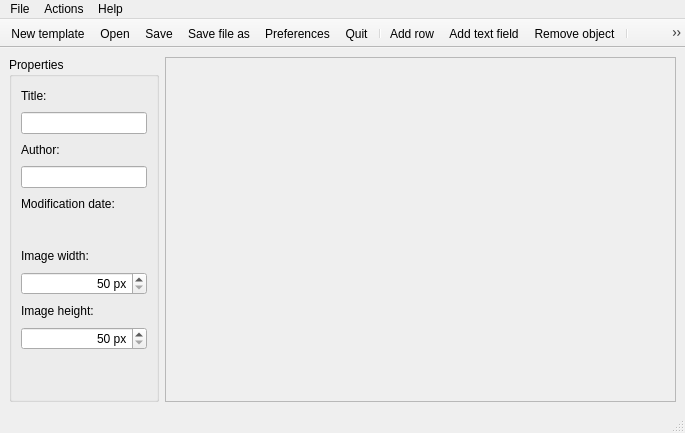
<?xml version="1.0" encoding="UTF-8"?>
<ui version="4.0">
 <class>EditorForm</class>
 <widget class="QMainWindow" name="EditorForm">
  <property name="geometry">
   <rect>
    <x>0</x>
    <y>0</y>
    <width>685</width>
    <height>433</height>
   </rect>
  </property>
  <property name="windowTitle">
   <string>QSigillum - Template Editor</string>
  </property>
  <property name="windowIcon">
   <iconset resource="../res/qsigillum.qrc">
    <normaloff>:/icon.ico</normaloff>:/icon.ico</iconset>
  </property>
  <widget class="QWidget" name="centralwidget">
   <layout class="QHBoxLayout" name="horizontalLayout_7">
    <item>
     <widget class="QGroupBox" name="groupBox">
      <property name="sizePolicy">
       <sizepolicy hsizetype="Preferred" vsizetype="Preferred">
        <horstretch>1</horstretch>
        <verstretch>0</verstretch>
       </sizepolicy>
      </property>
      <property name="minimumSize">
       <size>
        <width>150</width>
        <height>0</height>
       </size>
      </property>
      <property name="title">
       <string>Properties</string>
      </property>
      <layout class="QVBoxLayout" name="verticalLayout">
       <item>
        <layout class="QHBoxLayout" name="horizontalLayout_4">
         <item>
          <widget class="QLabel" name="lbTitle">
           <property name="text">
            <string>Title:</string>
           </property>
           <property name="buddy">
            <cstring>leTitle</cstring>
           </property>
          </widget>
         </item>
         <item>
          <spacer name="horizontalSpacer_4">
           <property name="orientation">
            <enum>Qt::Horizontal</enum>
           </property>
           <property name="sizeHint" stdset="0">
            <size>
             <width>40</width>
             <height>20</height>
            </size>
           </property>
          </spacer>
         </item>
        </layout>
       </item>
       <item>
        <widget class="QLineEdit" name="leTitle"/>
       </item>
       <item>
        <layout class="QHBoxLayout" name="horizontalLayout_3">
         <item>
          <widget class="QLabel" name="lbAuthor">
           <property name="text">
            <string>Author:</string>
           </property>
           <property name="buddy">
            <cstring>leAuthor</cstring>
           </property>
          </widget>
         </item>
         <item>
          <spacer name="horizontalSpacer_3">
           <property name="orientation">
            <enum>Qt::Horizontal</enum>
           </property>
           <property name="sizeHint" stdset="0">
            <size>
             <width>40</width>
             <height>20</height>
            </size>
           </property>
          </spacer>
         </item>
        </layout>
       </item>
       <item>
        <widget class="QLineEdit" name="lbAuthor_2"/>
       </item>
       <item>
        <layout class="QHBoxLayout" name="horizontalLayout_2">
         <item>
          <widget class="QLabel" name="lbModified">
           <property name="text">
            <string>Modification date:</string>
           </property>
           <property name="buddy">
            <cstring></cstring>
           </property>
          </widget>
         </item>
         <item>
          <spacer name="horizontalSpacer_2">
           <property name="orientation">
            <enum>Qt::Horizontal</enum>
           </property>
           <property name="sizeHint" stdset="0">
            <size>
             <width>40</width>
             <height>20</height>
            </size>
           </property>
          </spacer>
         </item>
        </layout>
       </item>
       <item>
        <layout class="QHBoxLayout" name="horizontalLayout">
         <item>
          <widget class="QLabel" name="lbModifiedDate">
           <property name="text">
            <string/>
           </property>
          </widget>
         </item>
         <item>
          <spacer name="horizontalSpacer">
           <property name="orientation">
            <enum>Qt::Horizontal</enum>
           </property>
           <property name="sizeHint" stdset="0">
            <size>
             <width>40</width>
             <height>20</height>
            </size>
           </property>
          </spacer>
         </item>
        </layout>
       </item>
       <item>
        <layout class="QHBoxLayout" name="horizontalLayout_5">
         <item>
          <widget class="QLabel" name="lbImageWidth">
           <property name="text">
            <string>Image width:</string>
           </property>
           <property name="buddy">
            <cstring>leTitle</cstring>
           </property>
          </widget>
         </item>
         <item>
          <spacer name="horizontalSpacer_5">
           <property name="orientation">
            <enum>Qt::Horizontal</enum>
           </property>
           <property name="sizeHint" stdset="0">
            <size>
             <width>40</width>
             <height>20</height>
            </size>
           </property>
          </spacer>
         </item>
        </layout>
       </item>
       <item>
        <widget class="QSpinBox" name="spImageWidth">
         <property name="alignment">
          <set>Qt::AlignRight|Qt::AlignTrailing|Qt::AlignVCenter</set>
         </property>
         <property name="suffix">
          <string> px</string>
         </property>
         <property name="prefix">
          <string/>
         </property>
         <property name="minimum">
          <number>50</number>
         </property>
         <property name="maximum">
          <number>30000</number>
         </property>
         <property name="singleStep">
          <number>100</number>
         </property>
        </widget>
       </item>
       <item>
        <layout class="QHBoxLayout" name="horizontalLayout_6">
         <item>
          <widget class="QLabel" name="lbImageHeight">
           <property name="text">
            <string>Image height:</string>
           </property>
           <property name="buddy">
            <cstring>leTitle</cstring>
           </property>
          </widget>
         </item>
         <item>
          <spacer name="horizontalSpacer_6">
           <property name="orientation">
            <enum>Qt::Horizontal</enum>
           </property>
           <property name="sizeHint" stdset="0">
            <size>
             <width>40</width>
             <height>20</height>
            </size>
           </property>
          </spacer>
         </item>
        </layout>
       </item>
       <item>
        <widget class="QSpinBox" name="spImageHeight">
         <property name="alignment">
          <set>Qt::AlignRight|Qt::AlignTrailing|Qt::AlignVCenter</set>
         </property>
         <property name="suffix">
          <string> px</string>
         </property>
         <property name="prefix">
          <string/>
         </property>
         <property name="minimum">
          <number>50</number>
         </property>
         <property name="maximum">
          <number>30000</number>
         </property>
         <property name="singleStep">
          <number>100</number>
         </property>
        </widget>
       </item>
       <item>
        <spacer name="verticalSpacer">
         <property name="orientation">
          <enum>Qt::Vertical</enum>
         </property>
         <property name="sizeType">
          <enum>QSizePolicy::Expanding</enum>
         </property>
         <property name="sizeHint" stdset="0">
          <size>
           <width>20</width>
           <height>10</height>
          </size>
         </property>
        </spacer>
       </item>
      </layout>
     </widget>
    </item>
    <item>
     <widget class="QScrollArea" name="scrollArea">
      <property name="sizePolicy">
       <sizepolicy hsizetype="Expanding" vsizetype="Expanding">
        <horstretch>4</horstretch>
        <verstretch>0</verstretch>
       </sizepolicy>
      </property>
      <property name="widgetResizable">
       <bool>true</bool>
      </property>
      <widget class="QWidget" name="scrollAreaWidgetContents">
       <property name="geometry">
        <rect>
         <x>0</x>
         <y>0</y>
         <width>517</width>
         <height>333</height>
        </rect>
       </property>
      </widget>
     </widget>
    </item>
   </layout>
  </widget>
  <widget class="QMenuBar" name="menubar">
   <property name="geometry">
    <rect>
     <x>0</x>
     <y>0</y>
     <width>685</width>
     <height>22</height>
    </rect>
   </property>
   <widget class="QMenu" name="menuFile">
    <property name="title">
     <string>File</string>
    </property>
    <addaction name="actionNewTemplateFile"/>
    <addaction name="actionOpenTemplateFile"/>
    <addaction name="separator"/>
    <addaction name="actionSaveTemplateFile"/>
    <addaction name="actionSaveTemplateFileAs"/>
    <addaction name="separator"/>
    <addaction name="actionPreferences"/>
    <addaction name="separator"/>
    <addaction name="actionQuit"/>
   </widget>
   <widget class="QMenu" name="menuActions">
    <property name="title">
     <string>Actions</string>
    </property>
    <addaction name="actionAddRow"/>
    <addaction name="actionAddTextField"/>
    <addaction name="separator"/>
    <addaction name="actionRemoveObject"/>
   </widget>
   <widget class="QMenu" name="menuHelp">
    <property name="title">
     <string>Help</string>
    </property>
    <addaction name="actionHelp"/>
    <addaction name="separator"/>
    <addaction name="actionAboutApplication"/>
    <addaction name="actionAboutQt"/>
   </widget>
   <addaction name="menuFile"/>
   <addaction name="menuActions"/>
   <addaction name="menuHelp"/>
  </widget>
  <widget class="QStatusBar" name="statusbar"/>
  <widget class="QToolBar" name="toolBar">
   <property name="windowTitle">
    <string>toolBar</string>
   </property>
   <property name="movable">
    <bool>false</bool>
   </property>
   <property name="iconSize">
    <size>
     <width>32</width>
     <height>32</height>
    </size>
   </property>
   <property name="floatable">
    <bool>false</bool>
   </property>
   <attribute name="toolBarArea">
    <enum>TopToolBarArea</enum>
   </attribute>
   <attribute name="toolBarBreak">
    <bool>false</bool>
   </attribute>
   <addaction name="actionNewTemplateFile"/>
   <addaction name="actionOpenTemplateFile"/>
   <addaction name="actionSaveTemplateFile"/>
   <addaction name="actionSaveTemplateFileAs"/>
   <addaction name="actionPreferences"/>
   <addaction name="actionQuit"/>
   <addaction name="separator"/>
   <addaction name="actionAddRow"/>
   <addaction name="actionAddTextField"/>
   <addaction name="actionRemoveObject"/>
   <addaction name="separator"/>
   <addaction name="actionHelp"/>
   <addaction name="actionAboutApplication"/>
   <addaction name="actionAboutQt"/>
  </widget>
  <action name="actionOpenTemplateFile">
   <property name="icon">
    <iconset resource="../res/qsigillum.qrc">
     <normaloff>:/document-open.png</normaloff>:/document-open.png</iconset>
   </property>
   <property name="text">
    <string>Open</string>
   </property>
   <property name="shortcut">
    <string>Ctrl+O</string>
   </property>
  </action>
  <action name="actionQuit">
   <property name="icon">
    <iconset resource="../res/qsigillum.qrc">
     <normaloff>:/application-exit.png</normaloff>:/application-exit.png</iconset>
   </property>
   <property name="text">
    <string>Quit</string>
   </property>
   <property name="shortcut">
    <string>Ctrl+Q</string>
   </property>
  </action>
  <action name="actionPreferences">
   <property name="icon">
    <iconset resource="../res/qsigillum.qrc">
     <normaloff>:/configure.png</normaloff>:/configure.png</iconset>
   </property>
   <property name="text">
    <string>Preferences</string>
   </property>
   <property name="shortcut">
    <string>Ctrl+P</string>
   </property>
  </action>
  <action name="actionHelp">
   <property name="icon">
    <iconset resource="../res/qsigillum.qrc">
     <normaloff>:/help-contents.png</normaloff>:/help-contents.png</iconset>
   </property>
   <property name="text">
    <string>Help</string>
   </property>
   <property name="shortcut">
    <string>F1</string>
   </property>
  </action>
  <action name="actionAboutApplication">
   <property name="icon">
    <iconset resource="../res/qsigillum.qrc">
     <normaloff>:/icon.ico</normaloff>:/icon.ico</iconset>
   </property>
   <property name="text">
    <string>About application</string>
   </property>
   <property name="toolTip">
    <string>About application</string>
   </property>
  </action>
  <action name="actionAboutQt">
   <property name="icon">
    <iconset resource="../res/qsigillum.qrc">
     <normaloff>:/Nokia-QtCreator.png</normaloff>:/Nokia-QtCreator.png</iconset>
   </property>
   <property name="text">
    <string>About Qt</string>
   </property>
  </action>
  <action name="actionAddRow">
   <property name="icon">
    <iconset resource="../res/qsigillum.qrc">
     <normaloff>:/insert-table.png</normaloff>:/insert-table.png</iconset>
   </property>
   <property name="text">
    <string>Add row</string>
   </property>
   <property name="shortcut">
    <string>Ctrl+R</string>
   </property>
  </action>
  <action name="actionAddTextField">
   <property name="icon">
    <iconset resource="../res/qsigillum.qrc">
     <normaloff>:/insert-text.png</normaloff>:/insert-text.png</iconset>
   </property>
   <property name="text">
    <string>Add text field</string>
   </property>
   <property name="shortcut">
    <string>Ctrl+T</string>
   </property>
  </action>
  <action name="actionRemoveObject">
   <property name="icon">
    <iconset resource="../res/qsigillum.qrc">
     <normaloff>:/list-remove.png</normaloff>:/list-remove.png</iconset>
   </property>
   <property name="text">
    <string>Remove object</string>
   </property>
  </action>
  <action name="actionSaveTemplateFile">
   <property name="icon">
    <iconset resource="../res/qsigillum.qrc">
     <normaloff>:/document-save.png</normaloff>:/document-save.png</iconset>
   </property>
   <property name="text">
    <string>Save </string>
   </property>
   <property name="shortcut">
    <string>Ctrl+S</string>
   </property>
  </action>
  <action name="actionSaveTemplateFileAs">
   <property name="icon">
    <iconset resource="../res/qsigillum.qrc">
     <normaloff>:/document-save-as.png</normaloff>:/document-save-as.png</iconset>
   </property>
   <property name="text">
    <string>Save file as...</string>
   </property>
  </action>
  <action name="actionNewTemplateFile">
   <property name="icon">
    <iconset resource="../res/qsigillum.qrc">
     <normaloff>:/document-new.png</normaloff>:/document-new.png</iconset>
   </property>
   <property name="text">
    <string>New template</string>
   </property>
   <property name="shortcut">
    <string>Ctrl+N</string>
   </property>
  </action>
 </widget>
 <resources>
  <include location="../res/qsigillum.qrc"/>
 </resources>
 <connections/>
</ui>
